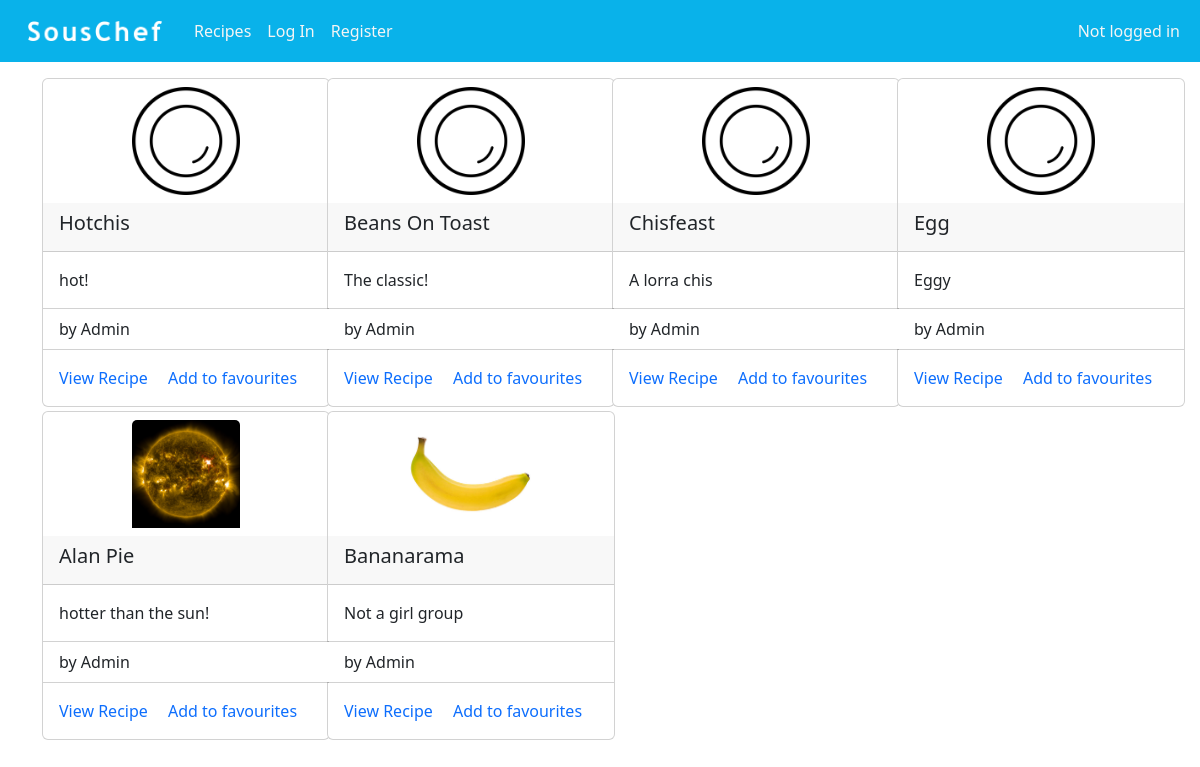
Page /recipes on the earlier database version.
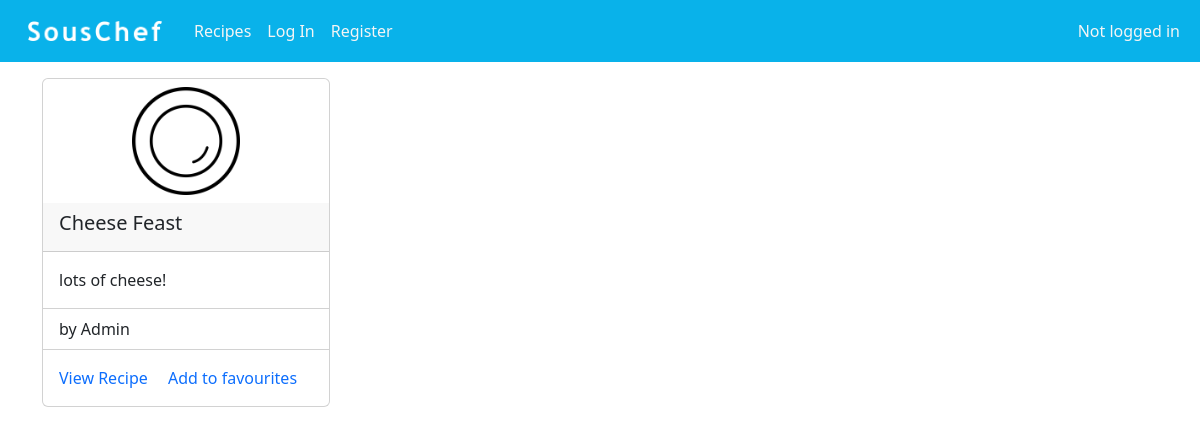
Same page on the later database version.
### souschef/models.py (models this page shows, shortened)
class Recipe(models.Model):
    title = models.CharField(max_length=128)
    description = models.TextField()
    ingredients = models.ManyToManyField(Ingredient, through="IngredientPerRecipe")
    image = models.ImageField(upload_to="static/images/recipe_pics", null=True, blank=True)
    created_by = models.ForeignKey(User, on_delete=models.CASCADE)
    public = models.BooleanField(default=False)

class User(AbstractUser):
    pass

### souschef/views.py (the view)
# urls.py: path("recipes", views.recipes, name="recipes"),
def recipes(request):
    recipes = Recipe.objects.all()
    return render(request, "SousChef/recipes.html", {
            "recipes": recipes,
        })

### souschef/templates/souschef/recipes.html (shortened to what this page needs)
{% extends "SousChef/layout.html" %}
{% load static %}
{% block body %}
    <div class="container">
        <div class="row justify-content-start">
        {% for recipe in recipes %}
            <div class="col-md-3 mb-1">
                <div class="card" style="width: 18rem;">
                    {% if recipe.image %}
                        <a class="mx-auto" href="{% url 'recipe' recipe.id %}">
                        <img src="{{ recipe.image.url }}" class="card-img-top recipe-image m-2" alt="recipe image">
                        </a>
                    {% else %}
                        <a class="mx-auto" href="{% url 'recipe' recipe.id %}">
                        <img src="{% static 'images/recipe_pics/default_recipe.png' %}" class="card-img-top recipe-image m-2" alt="recipe image">
                        </a>
                    {% endif %}
                    <div class="card-header">
                        <h5 class="card-title">{{ recipe.title }}</h5>
                    </div>
                    <div class="card-body">
                        <p class="card-text">{{ recipe.description }}</p>
                    </div>
                        <ul class="list-group list-group-flush">
                        <li class="list-group-item">by {{ recipe.created_by }}</li>
                        </ul>
                    <div class="card-body">
                        <a href="{% url 'recipe' recipe.id %}"class="card-link">View Recipe</a>
                        <a href="#" class="card-link">Add to favourites</a>
                    </div>
                </div>
            </div>
        {% endfor %}
        </div>
        </div>
{% endblock %}

Differences in the rows shown:
removed Recipe: title "Hotchis", description "hot!", created_by "Admin"
removed Recipe: title "Beans On Toast", description "The classic!", created_by "Admin"
removed Recipe: title "Chisfeast", description "A lorra chis", created_by "Admin"
removed Recipe: title "Egg", description "Eggy", created_by "Admin"
removed Recipe: image (picture), title "Alan Pie", description "hotter than the sun!", created_by "Admin"
removed Recipe: image (picture), title "Bananarama", description "Not a girl group", created_by "Admin"
added Recipe: title "Cheese Feast", description "lots of cheese!", created_by "Admin"
